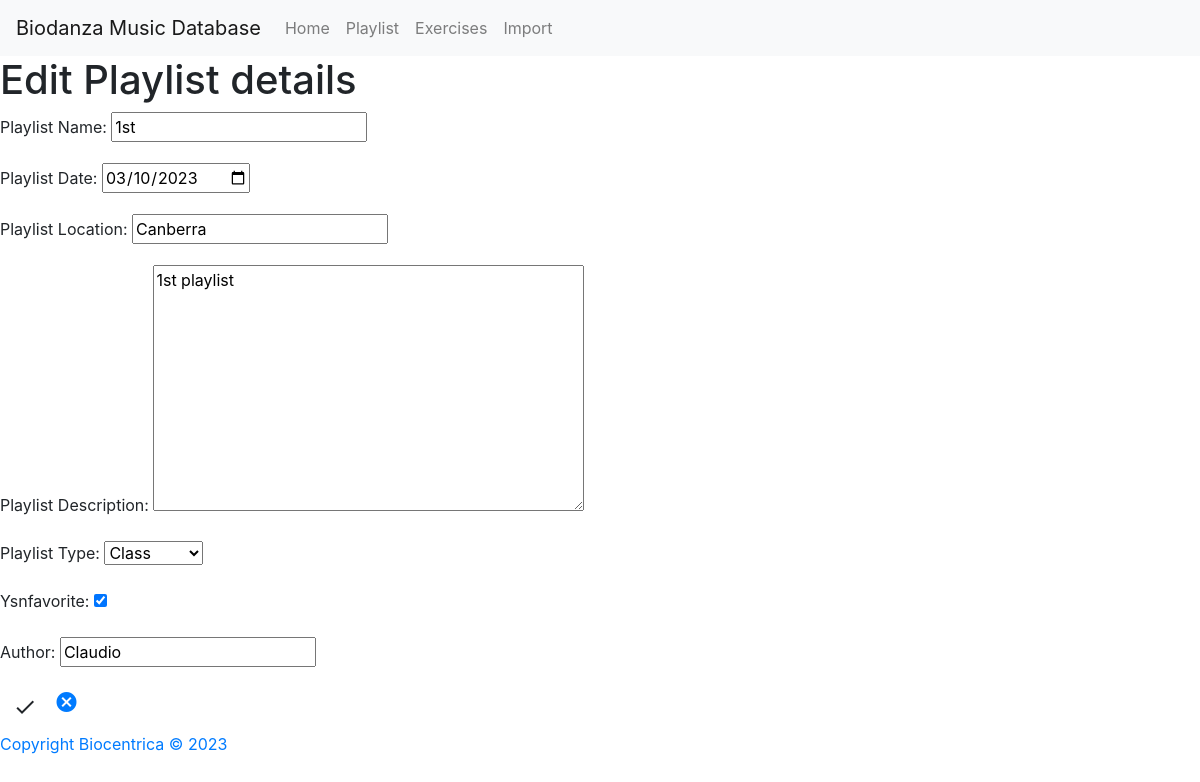
Screenshot of /playlist/1/edit/ with the database file from the repository.
### playlist/models.py (models this page shows)
class Playlist(models.Model):
    klngPlaylistID = models.AutoField(primary_key=True)
    strPlaylistName = models.CharField(max_length=255, null=True,verbose_name="Playlist Name")
    strPlaylistDate = models.DateTimeField(null=True,                   verbose_name="Playlist Date")
    strPlaylistLocation = models.CharField(max_length=255, null=True, verbose_name="Playlist Location")
    memPlaylistDescription = models.TextField(null=True, verbose_name="Playlist Description")
    strPlaylistType = models.CharField(max_length=255, null=True, choices=[('class', 'Class'), ('workshop', 'Workshop')], verbose_name="Playlist Type")
    ysnFavorite = models.BooleanField(null=True, verbose_name="Favorite")
    strAuthor = models.CharField(max_length=255, null=True, verbose_name="Author")
    class Meta:
        db_table = "Playlists"

### playlist/views.py (the view)
# urls.py: path('<int:pk>/edit/', views.playlist_edit, name='playlist_edit'),
def playlist_edit(request, pk):
    playlist = get_object_or_404(Playlist, pk=pk)
    form = None
    if request.method == 'POST':
        form = PlaylistForm(request.POST, instance=playlist)
        if form.is_valid():
            form.save()
            return redirect('playlist_list')
    else:
        form = PlaylistForm(instance=playlist)
    return render(request, 'playlist/playlist_edit.html', {'form': form})

### playlist/forms.py
class PlaylistForm(forms.ModelForm):
    ysnFavorite = forms.BooleanField(required=False)
    class Meta:
        model = Playlist
        exclude = ['klngPlaylistID']
        widgets = {
            'strPlaylistDate': DateInput(attrs={'type': 'date'}),
        }
        initial = {
            'strPlaylistDate': date.today(),
        }

### playlist/templates/playlist/playlist_edit.html (shortened to what this page needs)
{% extends 'base.html' %}
{% block content %}
  <h1>Edit Playlist details</h1>
  <form method="post">
    {{ form.as_p }}
    <button type="submit" class="btn btn-custom">
      <i class="material-icons">check</i>
    </button>
    <a href="{% url 'playlist_list' %}">
      <i class="material-icons">cancel</i>
  </form>
{% endblock %}

### rows the page displays
Playlist: strPlaylistName "1st", strPlaylistDate "03/10/2023", strPlaylistLocation "Canberra", memPlaylistDescription "1st playlist", strPlaylistType "Class", ysnFavorite "☑", strAuthor "Claudio"
